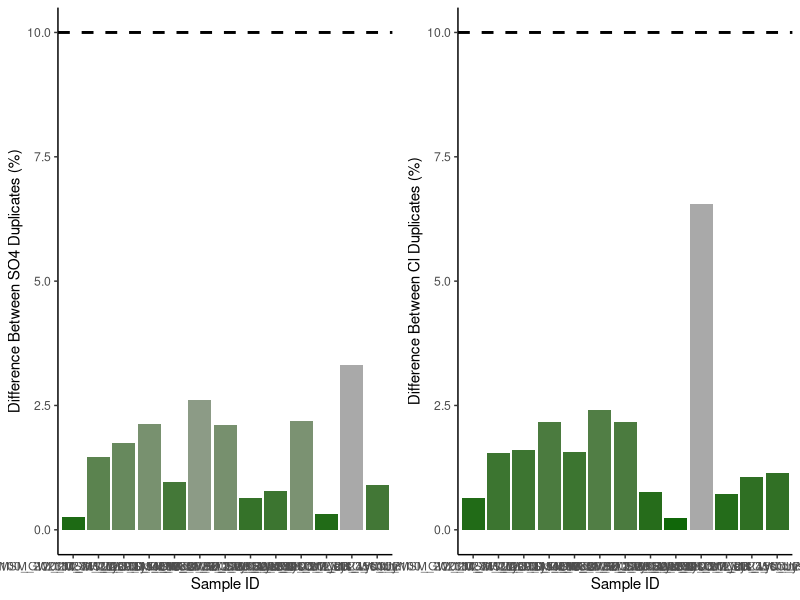
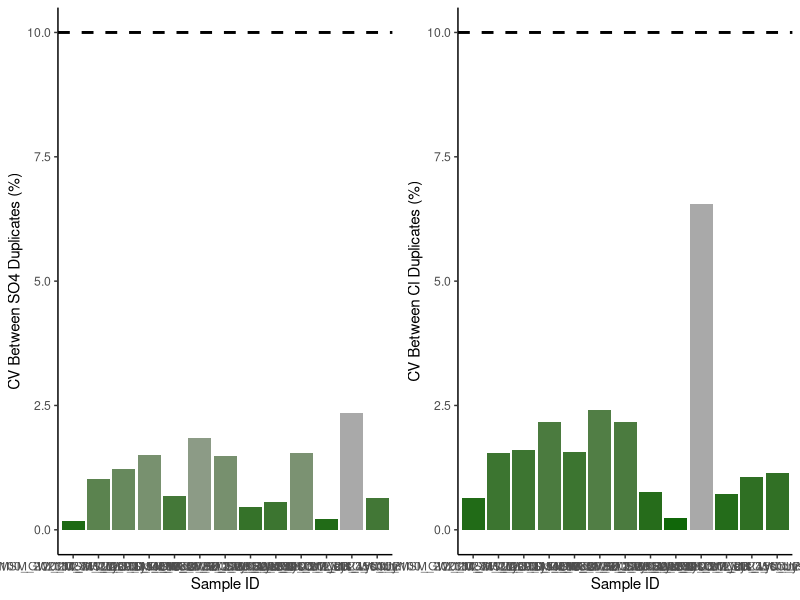
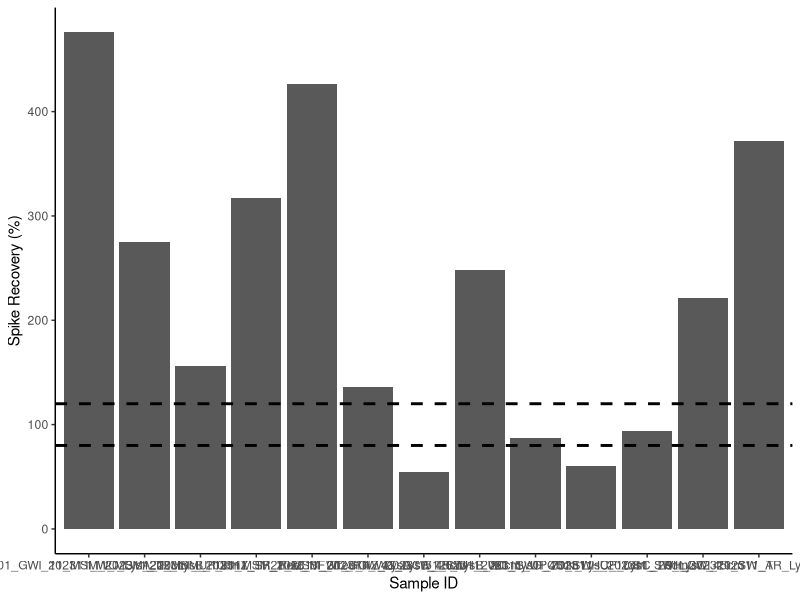

The R source for these figures, in order: (Note: this script raises an error after producing the figures.)
## ---- chunk 1
knitr::opts_chunk$set(echo = TRUE)

## Load data.table package
library(data.table)
library(ggplot2)
library(dplyr)
library(data.table)
library(matrixStats)
library(gridExtra)
library(ggpubr)
library(grid)
library(stringr)
## ---- chunk 2
# SULFATE DATA: 

## Read in raw data file from Dionex - copied and saved as a txt
Sdat <- read.table("Raw Data/COMPASS_Synoptic_CB_MonMon_202311_SO4.txt",sep='\t' , header=T, skip=3)
head(Sdat)

## Only keep the columns that we need 
Sdat <- Sdat[ ,c(2,5)] # dont need this here 
head(Sdat)

## Name the columns correctly 
colnames(Sdat) <- c( "Sample_ID", "SO4_ppm")
Sdat$Sample_ID <- as.factor(Sdat$Sample_ID)
Sdat$SO4_ppm <- as.numeric(Sdat$SO4_ppm)
Sdat <- as.data.frame(Sdat)
head(Sdat)

#Chloride data 
## Read in raw data file from Dionex - copied and saved as a txt
Cldat <- read.table("Raw Data/COMPASS_Synoptic_CB_MonMon_202311_Cl.txt",sep='\t' , header=T, skip=3)
head(Cldat)

## Only keep the columns that we need 
Cldat <- Cldat[ ,c(2,5)]
head(Cldat)

## Name the columns correctly 
colnames(Cldat) <- c( "Sample_ID", "Cl_ppm")
Cldat$Sample_ID <- as.factor(Cldat$Sample_ID)
Cldat$Cl_ppm <- as.numeric(Cldat$Cl_ppm)
Cldat <- as.data.frame(Cldat)
head(Cldat) 


## Bring the data back together: 
all_dat <- merge(Sdat, Cldat, by="Sample_ID")
head(all_dat)

## Remove empty lines 
all_dat <- all_dat[!(is.na(all_dat$Sample_ID) | all_dat$Sample_ID==""), ]
head(all_dat)

all_dat <- droplevels(all_dat[!all_dat$Sample_ID == 'Lab Blank',])

## If there is an n.a. in the dataframe that is because there was no peak, which 
# would mean there was no Cl or SO4 and we want to know that so make all n.a.'s into zeros
all_dat[is.na(all_dat)] <- 0
head(all_dat)

## ---- chunk 3
stds <- all_dat[grepl("Standard", all_dat$Sample_ID),]
#stds <- stds[-c(80),]   #this is if you need to remove one for any reason
head(stds)

stds_chk_S <- stds %>%
	group_by(Sample_ID) %>%
	summarise(mean = mean(SO4_ppm), sd = sd(SO4_ppm))
stds_chk_S$cv <- (stds_chk_S$sd/stds_chk_S$mean)*100
stds_chk_S$flag <-  ifelse(stds_chk_S$cv <5, 'YES', 'NO, rerun')
head(stds_chk_S)

stds_chk_Cl <- stds %>%
	group_by(Sample_ID) %>%
	summarise(mean = mean(Cl_ppm), sd = sd(Cl_ppm))
stds_chk_Cl$cv <- (stds_chk_Cl$sd/stds_chk_Cl$mean)*100
stds_chk_Cl$flag <-  ifelse(stds_chk_Cl$cv <5, 'YES', 'NO, rerun')
head(stds_chk_Cl)

## ---- chunk 4
#remove standards from sample dataframe
sampledat <- all_dat[!grepl("Standard", all_dat$Sample_ID),]
head(sampledat)

# Constants needed for calculations: 
clmw <- 35.45     #molecular weight of Chloride: 35.45 
smw <- 32.06      #molecular weight of sulfur: 32.06


# Convert ppm to mmol/L
sampledat$SO4_mM <- (sampledat$SO4_ppm / smw)
sampledat$Cl_mM <- (sampledat$Cl_ppm / clmw)


# Calculate Salinity 
# calculated using the Knudsen equation 
# Salinity = 0.03 + 1.8050 * Chlorinity
# Ref: A Practical Handbook of Seawater Analysis by Strickland & Parsons (P. 11)
# =((1.807*Cl_ppm)+0.026)/1000
sampledat$salinity <- ((1.8070 * sampledat$Cl_ppm) + 0.026) / 1000


head(sampledat)
## ---- chunk 5
#Show me the data that we have from the calculations 
head(sampledat)

#pull out any rows that have "dup" in the SampleID column
dups <- sampledat %>%  
  filter(str_detect(Sample_ID, "dup"))      #have to change this to match data
head(dups)

#remove these from sample dataframe in a new dataframe
sampledat2 <- sampledat %>%  
  filter(!str_detect(Sample_ID, "dup")) %>%  
  filter(!str_detect(Sample_ID, "spk")) 
head(sampledat2)

#remove the dup from these IDs so we will have duplicate sample names
dups$Sample_ID<-gsub("_dup","",as.character(dups$Sample_ID))
dups <- dups[ ,-c(2,3)]
colnames(dups) <- c('Sample_ID', 'SO4_mM_dup', "Cl_mM_dup", "salinity_dup")
head(dups)

#put it back together with the old data set and look for duplicates 
QAdups <- merge(sampledat2, dups)
head(QAdups)

QAdups$SO4_dups_chk <- ((abs(QAdups$SO4_mM-QAdups$SO4_mM_dup))/((QAdups$SO4_mM+QAdups$SO4_mM_dup)/2))*100
QAdups$SO4_dups_flag <-  ifelse(QAdups$SO4_dups_chk <10, 'YES', 'NO, rerun')

QAdups$Cl_dups_chk <- ((abs(QAdups$Cl_mM-QAdups$Cl_mM_dup))/((QAdups$Cl_mM+QAdups$Cl_mM_dup)/2))*100
QAdups$Cl_dups_flag <-  ifelse(QAdups$Cl_dups_chk <10, 'YES', 'NO, rerun')

head(QAdups)

#plot dups output as a bar graph to easily check - want any over 10% to be red need to work on this 
Sdupsbar <- ggplot(data = QAdups, aes(x = Sample_ID, y = SO4_dups_chk, fill=SO4_dups_chk)) +
       geom_bar(stat = 'identity') + 
        scale_fill_gradient2(low='darkgreen', mid='darkgreen', high='darkgrey', space='Lab') + 
        theme_classic() + labs(x= "Sample ID", y="Difference Between SO4 Duplicates (%)") + 
        theme(legend.position="none") +  geom_hline(yintercept=10, linetype="dashed", 
                color = "black", size=1)


Cldupsbar <- ggplot(data = QAdups, aes(x = Sample_ID, y = Cl_dups_chk, fill=Cl_dups_chk)) +
       geom_bar(stat = 'identity') + 
        scale_fill_gradient2(low='darkgreen', mid='darkgreen', high='darkgrey', space='Lab') + 
        theme_classic() + labs(x= "Sample ID", y="Difference Between Cl Duplicates (%)") + 
        theme(legend.position="none") +  geom_hline(yintercept=10, linetype="dashed", 
                color = "black", size=1)

ggarrange(Sdupsbar, Cldupsbar,ncol=2, nrow=1)

#check for percent of no, reruns to see if it  would warrant reruns 
Perc_dups <- QAdups %>% 
  group_by(SO4_dups_flag) %>%
  summarise(S_no_rows = length(SO4_dups_flag)) 
Perc_dups1 <- QAdups %>% 
  group_by(Cl_dups_flag) %>%
  summarise(Cl_no_rows = length(Cl_dups_flag))
colnames(Perc_dups) <- c("Flag", "S_no_rows")
colnames(Perc_dups1) <- c("Flag", "Cl_no_rows")
Perc_dups2 <- cbind(Perc_dups, Perc_dups1)

Perc_dups2$Total <- length(QAdups$SO4_dups_flag)
Perc_dups2$S_Percent <- (Perc_dups2$S_no_rows / Perc_dups2$Total)*100
Perc_dups2$Cl_Percent <- (Perc_dups2$Cl_no_rows / Perc_dups2$Total)*100
head(Perc_dups2)


## ---- chunk 6
#the cv 
# calculate the sd bewteen the two duplicates then divide by the mean and multiply by 100 

df2 <- as.data.frame(QAdups$SO4_mM)
df2$dups <- QAdups$SO4_mM_dup

df2$sds <- apply(df2,1,sd)

QAdups$SO4_dups_cv <- (df2$sds)/((QAdups$SO4_mM+QAdups$SO4_mM_dup)/2) * 100
QAdups$SO4_dups_cv_flag <-  ifelse(QAdups$SO4_dups_cv <11, 'YES', 'NO, rerun')

head(QAdups)

#plot dups output as a bar graph to easily check - want any over 10% to be red need to work on this 
Sdupsbar <- ggplot(data = QAdups, aes(x = Sample_ID, y = SO4_dups_cv, fill=SO4_dups_chk)) +
       geom_bar(stat = 'identity') + 
        scale_fill_gradient2(low='darkgreen', mid='darkgreen', high='darkgrey', space='Lab') + 
        theme_classic() + labs(x= "Sample ID", y="CV Between SO4 Duplicates (%)") + 
        theme(legend.position="none") +  geom_hline(yintercept=10, linetype="dashed", 
                color = "black", size=1)


Cldupsbar <- ggplot(data = QAdups, aes(x = Sample_ID, y = Cl_dups_chk, fill=Cl_dups_chk)) +
       geom_bar(stat = 'identity') + 
        scale_fill_gradient2(low='darkgreen', mid='darkgreen', high='darkgrey', space='Lab') + 
        theme_classic() + labs(x= "Sample ID", y="CV Between Cl Duplicates (%)") + 
        theme(legend.position="none") +  geom_hline(yintercept=10, linetype="dashed", 
                color = "black", size=1)

ggarrange(Sdupsbar, Cldupsbar,ncol=2, nrow=1)

#check for percent of no, reruns to see if it  would warrant reruns 
Perc_dups <- QAdups %>% 
  group_by(SO4_dups_flag) %>%
  summarise(S_no_rows = length(SO4_dups_flag)) 
Perc_dups1 <- QAdups %>% 
  group_by(Cl_dups_flag) %>%
  summarise(Cl_no_rows = length(Cl_dups_flag))
colnames(Perc_dups) <- c("Flag", "S_no_rows")
colnames(Perc_dups1) <- c("Flag", "Cl_no_rows")
Perc_dups2 <- cbind(Perc_dups, Perc_dups1)

Perc_dups2$Total <- length(QAdups$SO4_dups_flag)
Perc_dups2$S_Percent <- (Perc_dups2$S_no_rows / Perc_dups2$Total)*100
Perc_dups2$Cl_Percent <- (Perc_dups2$Cl_no_rows / Perc_dups2$Total)*100
head(Perc_dups2)


## ---- chunk 7
#Show me the data that we have from the calculations 
head(sampledat)

#pull out any rows that have "spk" in the SampleID column
spks <- sampledat %>%  
  filter(str_detect(Sample_ID, "spk"))      #have to change this to match data
head(spks)

#remove the dup from these IDs so we will have duplicate sample names
spks$Sample_ID<-gsub("_spk","",as.character(spks$Sample_ID))
spks <- spks[ ,-c(2,3, 5,6)]
colnames(spks) <- c('Sample_ID', 'SO4_mM_spk')
head(spks)

#put it back together with the old data set and look for duplicates 
QAspks <- merge(sampledat, spks)
head(QAspks)

#now we need to calculate the spike concentration and calculate the spike recovery
spkconc <- (250/smw)    # in mM
spkvol <- 10             # in uL
spkvol <- spkvol/1000000 
#spike for these samples was 10uL of the 250mM standard
QAspks$SO4_spk_Conc <- (spkconc)*spkvol         # mmoles of SO4 
head(QAspks)

#need to determine dilution factors and initial amount of sample added
#if your samples are all the same dilution just use the first line 
#for Steph / COMPASS this depends on the site so... 
QAspks$Dilution <- 1
QAspks$Dilution <-  ifelse(str_detect(QAspks$Sample_ID, "MSM_202306_UP"), 50, QAspks$Dilution)
QAspks$Dilution <-  ifelse(str_detect(QAspks$Sample_ID, "MSM_202306_TR"), 50, QAspks$Dilution)
QAspks$Dilution <-  ifelse(str_detect(QAspks$Sample_ID, "MSM_202306_WC"), 100, QAspks$Dilution)
QAspks$Dilution <-  ifelse(str_detect(QAspks$Sample_ID, "GCrew_202306_UP"), 50, QAspks$Dilution)
QAspks$Dilution <-  ifelse(str_detect(QAspks$Sample_ID, "GCrew_202306_TR"), 50, QAspks$Dilution)
QAspks$Dilution <-  ifelse(str_detect(QAspks$Sample_ID, "GCrew_202306_WC"), 100, QAspks$Dilution)
QAspks$Dilution <-  ifelse(str_detect(QAspks$Sample_ID, "GWI_202306_UP"), 100, QAspks$Dilution)
QAspks$Dilution <-  ifelse(str_detect(QAspks$Sample_ID, "GWI_202306_TR"), 100, QAspks$Dilution)
QAspks$Dilution <-  ifelse(str_detect(QAspks$Sample_ID, "GWI_202306_WC"), 200, QAspks$Dilution)
QAspks$Dilution <-  ifelse(str_detect(QAspks$Sample_ID, "SWH_202306_UP"), 50, QAspks$Dilution)
QAspks$Dilution <-  ifelse(str_detect(QAspks$Sample_ID, "SWH_202306_TR"), 50, QAspks$Dilution)
QAspks$Dilution <-  ifelse(str_detect(QAspks$Sample_ID, "SWH_202306_WC"), 50, QAspks$Dilution)

#Set Sample volumes in uL 
QAspks$SampleVol <- 1
QAspks$SampleVol <-  ifelse(str_detect(QAspks$Sample_ID, "MSM_202306_UP"), 1501, QAspks$SampleVol)
QAspks$SampleVol <-  ifelse(str_detect(QAspks$Sample_ID, "MSM_202306_TR"), 1501, QAspks$SampleVol)
QAspks$SampleVol <-  ifelse(str_detect(QAspks$Sample_ID, "MSM_202306_WC"), 1475, QAspks$SampleVol)
QAspks$SampleVol <-  ifelse(str_detect(QAspks$Sample_ID, "GCrew_202306_UP"), 1501, QAspks$SampleVol)
QAspks$SampleVol <-  ifelse(str_detect(QAspks$Sample_ID, "GCrew_202306_TR"), 1501, QAspks$SampleVol)
QAspks$SampleVol <-  ifelse(str_detect(QAspks$Sample_ID, "GCrew_202306_WC"), 1475, QAspks$SampleVol)
QAspks$SampleVol <-  ifelse(str_detect(QAspks$Sample_ID, "GWI_202306_UP"), 1475, QAspks$SampleVol)
QAspks$SampleVol <-  ifelse(str_detect(QAspks$Sample_ID, "GWI_202306_TR"), 1475, QAspks$SampleVol)
QAspks$SampleVol <-  ifelse(str_detect(QAspks$Sample_ID, "GWI_202306_WC"), 1462, QAspks$SampleVol)
QAspks$SampleVol <-  ifelse(str_detect(QAspks$Sample_ID, "SWH_202306_UP"), 1501, QAspks$SampleVol)
QAspks$SampleVol <-  ifelse(str_detect(QAspks$Sample_ID, "SWH_202306_TR"), 1501, QAspks$SampleVol)
QAspks$SampleVol <-  ifelse(str_detect(QAspks$Sample_ID, "SWH_202306_WC"), 1501, QAspks$SampleVol)

#change sample volume to L 
QAspks$SampleVol <- QAspks$SampleVol/1000000
head(QAspks)

#gives us the total SO4 in the sample in mmoles
QAspks$SO4_Total_unspkd <- (QAspks$SO4_mM/QAspks$Dilution)*(QAspks$SampleVol) 

##total SO4 in spiked sample in mmoles
QAspks$SO4_Total_spkd <- (QAspks$SO4_mM_spk/QAspks$Dilution)*(QAspks$SampleVol+spkvol) 

QAspks$SO4_expctd_spkd <-  (QAspks$SO4_Total_unspkd + QAspks$SO4_spk_Conc)
QAspks$spk_recovery <-    (QAspks$SO4_Total_spkd/QAspks$SO4_expctd_spkd)*100
QAspks$SO4_spks_flag <-  ifelse(QAspks$spk_recovery <=120 & QAspks$spk_recovery >=80 , 'YES', 'NO, rerun')  #fix 

head(QAspks)

#plot spk recoveries output as a bar graph to easily check - want any over 10% to be red need to work on this 
spksbar <- ggplot(data = QAspks, aes(x = Sample_ID, y = spk_recovery)) +
        geom_bar(stat = 'identity') + 
        scale_fill_manual(values=c("lightblue4")) + 
        theme_classic() + labs(x= "Sample ID", y="Spike Recovery (%)") + 
        theme(legend.position="none") +  
        geom_hline(yintercept=80, linetype="dashed", color = "black", size=1) + 
        geom_hline(yintercept=120, linetype="dashed", color = "black", size=1)

spksbar



#check for percent of no, reruns to see if it  would warrant reruns 
Perc_spks <- QAspks %>% 
  group_by(SO4_spks_flag) %>%
  summarise(no_rows = length(SO4_spks_flag)) 
Perc_spks$Total <- length(QAspks$SO4_spks_flag)
Perc_spks$Percent <- (Perc_spks$no_rows / Perc_spks$Total)*100
head(Perc_spks)

## ---- chunk 8
#for steph <- pull out identifiers of the sample names 
#pull the sample ID and separate it by the underscores 
IDs <- data.frame(do.call('rbind', strsplit(as.character(sampledat2$Sample_ID),'_',fixed=TRUE)))
colnames(IDs) <- c("Analysis_No" ,"Site", "Date", "Zone", "Replicate", "Depth", "RHZ", "RHZ_Rep")
head(IDs)

#rejoin them to the dataframe
alldat <- cbind(IDs, sampledat2)
head(alldat)

## ---- chunk 9

write.csv(alldat, file="Processed Data/COMPASS_SynopticCB_PW_Processed_Cl_SO4_202311.csv")           #Change file name
